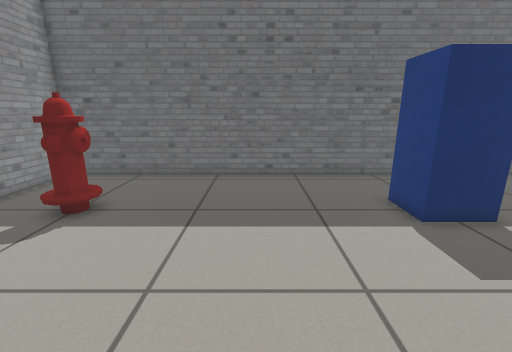
View 1 (above)

15 first-person views from a walk through a Gazebo world. The camera is 0.79 m above the floor, tilts 14° down and sees 90° across. Floor lines are 1 m apart. The floor is counted in squares, 0.25 m on a side. Each view is taken from the middle of a square. On the plan, view 1 faces up. The plan holds only what a view shows up to about 20 squares ahead; the rest is blank. The place goes on beyond the plan. The robots in the file are not drawn. Some stock models are drawn as simple stand-ins.

View 2
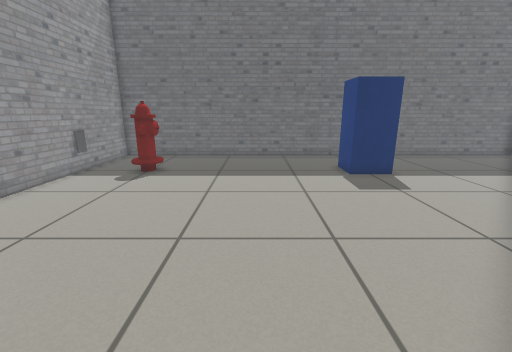

View 3
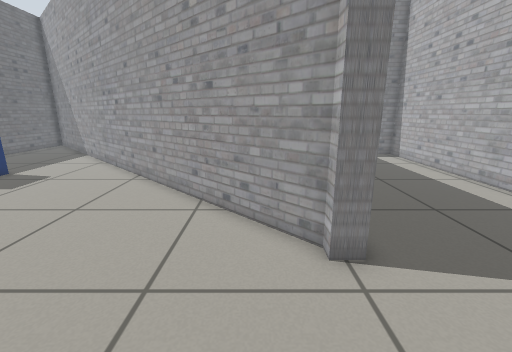

View 4
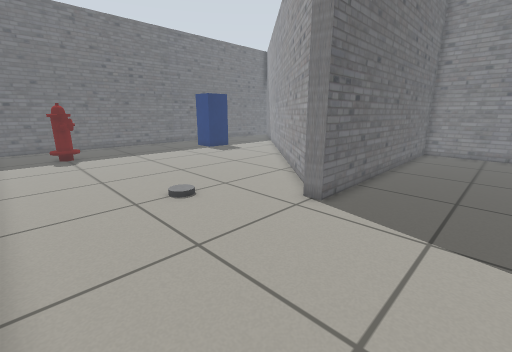

View 5
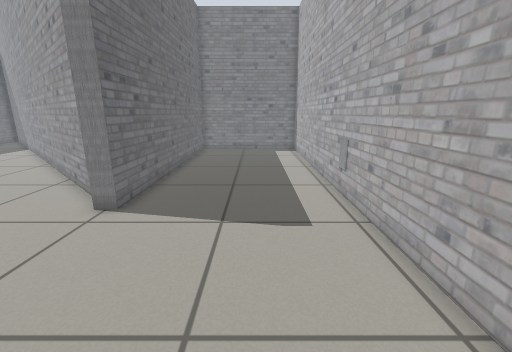

View 6
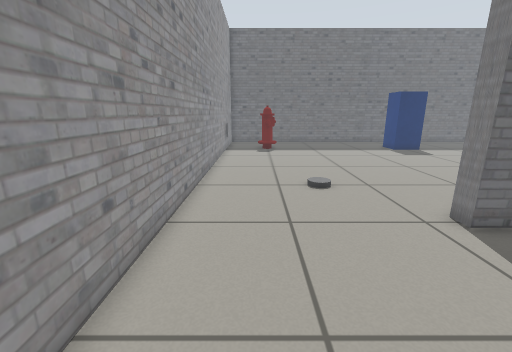

View 7
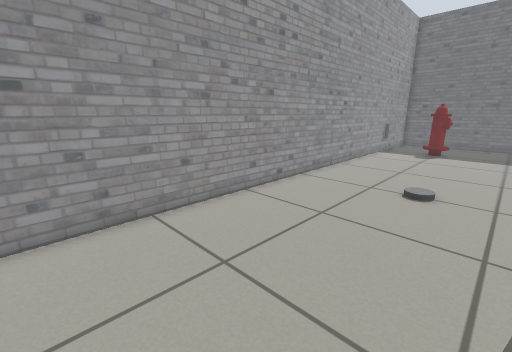

View 8
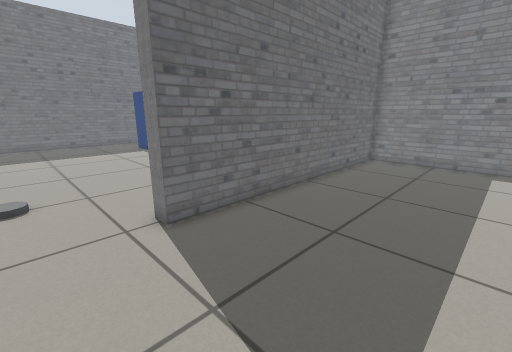

View 9
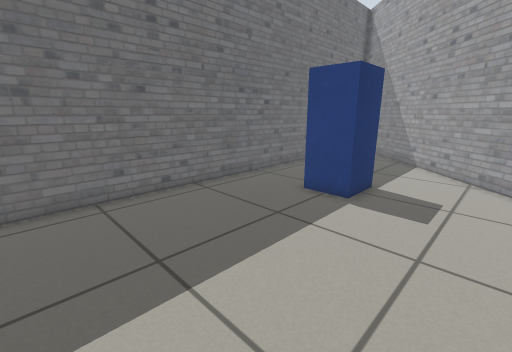

View 10
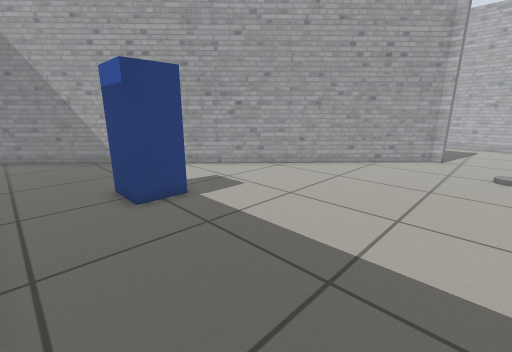

View 11
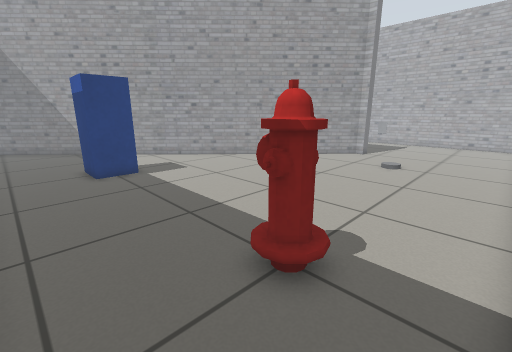

View 12
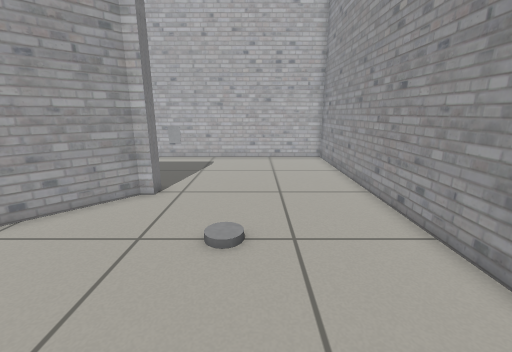

View 13
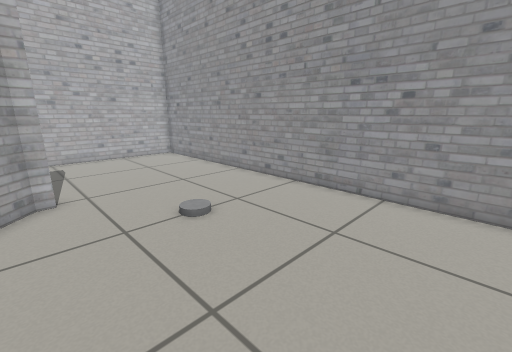

View 14
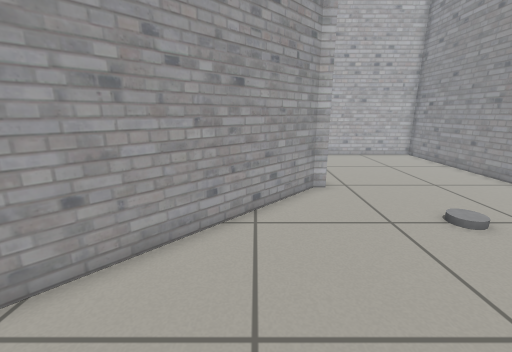

View 15
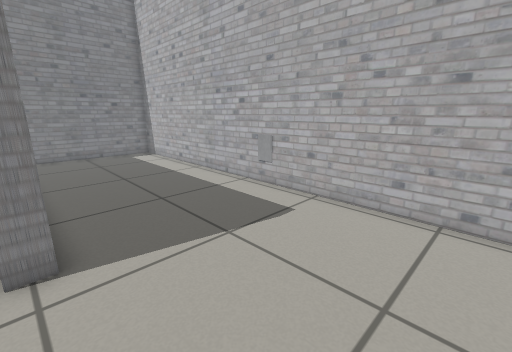

### Floor plan
Points are (right, up) in squares from view 1. A wall is a line through its corners. A room is listed if a view was taken in it or the views show most of it. See-through windows are left out.
Room 1 (views 1, 2, 3, 4, 5, 6, 7, 8, 9, 10, 11, 12, 13, 14, 15)
walls: (18.5, 13) (-9.6, 13) (-9.6, -16.4) (13.6, -16.4) (13.6, -8.4) (-1, -8.4) (-1, -7.6) (-0.5, -7.6) (18.3, 12.1)
objects: fire hydrant (-7, 7) to (-5, 9); grey panel (1, -16); postbox (5, 7) to (7, 9)

Positions as (right, up) in squares from view 1, and headings:
1: (0, 0), facing up
2: (0, -6), facing up
3: (-6, -6), facing right
4: (-9, -13), facing up-right
5: (-9, -13), facing right
6: (-7, -15), facing up
7: (-2, -15), facing up-left
8: (-4, -15), facing up-right
9: (-4, 3), facing up-right
10: (-4, 12), facing down-right
11: (-9, 12), facing down-right
12: (-5, 2), facing down
13: (0, 3), facing down-left
14: (2, 3), facing down
15: (-7, -8), facing down-right
